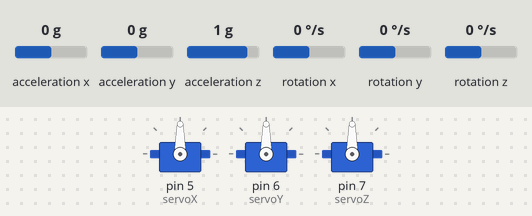
The program below on a simulated Arduino Micro, built with avr-gcc and run on an emulated ATmega32U4. Shown: 3 × servo. The test bench sets the inputs (shaded band); at power-on: rotation z 0 °/s, acceleration x 0 g, acceleration y 0 g, acceleration z 1 g, rotation x 0 °/s, rotation y 0 °/s. What the program prints to the serial monitor is not drawn.

Above: at 4.2 s.
4.3 s: rotation z set to -100 °/s
At 6.4 s:
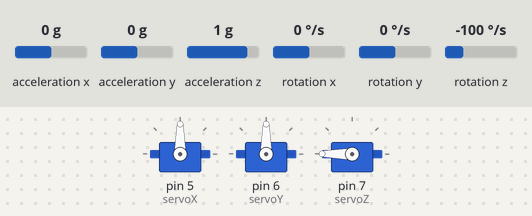
6.7 s: rotation z set to -192 °/s
9.7 s: acceleration x set to 0.8 g
At 9.95 s:
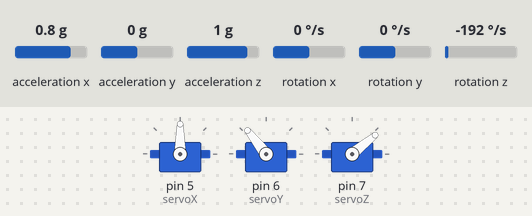
12.7 s: acceleration y set to -1.4 g
At 12.89 s:
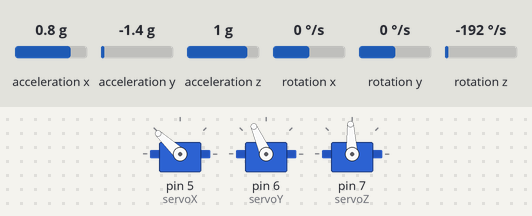
15.7 s: acceleration z set to -0.8 g
At 18.4 s:
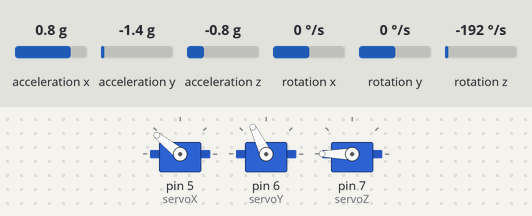
18.7 s: acceleration x set to -1.4 g
At 20.1 s:
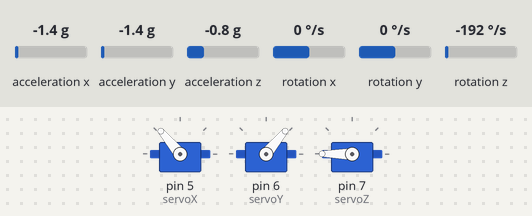
Timing chart, 0 to 21.2 s (numbered marks = the images above; inputs shaded):
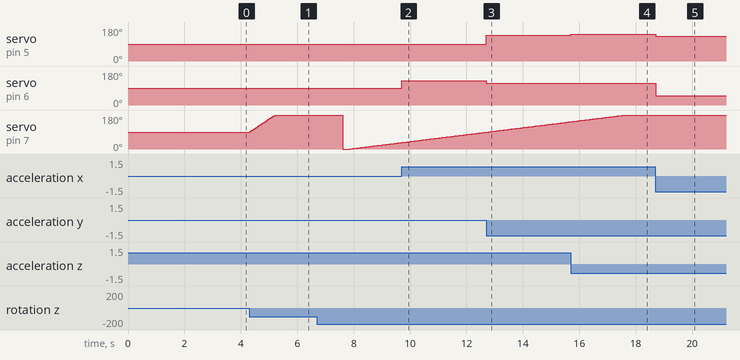

The program:

main.cpp
```cpp
#include <MPU6050_tockn.h>
#include <Wire.h>
#include <Servo.h>
Servo servoX, servoY, servoZ;
MPU6050 mpu6050(Wire);
//...

void setup() {
  Serial.begin(9600);
  Wire.begin();
  mpu6050.begin();
  mpu6050.calcGyroOffsets(true);

  servoX.attach(5);
  servoY.attach(6);
  servoZ.attach(7);

  servoX.write(0);
  servoY.write(0);
  servoZ.write(0);
}

void loop() {
  mpu6050.update();

  float valorSensorX = mpu6050.getAngleX();
  float valorSensorY = mpu6050.getAngleY();
  float valorSensorZ = mpu6050.getAngleZ();

  int valorServoX = map(valorSensorX,  -90, 90, 180, 0);
  int valorServoY = map(valorSensorY,  -90, 90, 180, 0);
  int valorServoZ = map(valorSensorZ,  -90, 90, 180, 0);

  servoX.write(valorServoX);
  servoY.write(valorServoY);
  servoZ.write(valorServoZ);
/*
  Serial.print("angulo X: ");
  Serial.print(valorSensorX);
  Serial.print("  \tangulo Y: ");
  Serial.print(valorSensorY);
  Serial.print("  \tangulo Z: ");
  Serial.println(valorSensorZ);
*/
///*
  Serial.print("Servo X: ");
  Serial.print(valorServoX);
  Serial.print("  \tServo Y: ");
  Serial.print(valorServoY);
  Serial.print("  \tServo Z: ");
  Serial.println(valorServoZ);
//*/

}
```

Measured:
- after the input at 4.3 s, servo on pin 7 (servoZ): moves from 90° to 180° over 0.90 s, starting at once
- after the input at 9.7 s, servo on pin 6 (servoY): 90° → 128° at once
- after the input at 12.7 s, servo on pin 5 (servoX): 90° → 137° at once; servo on pin 6 (servoY): 128° → 114° at once
- after the input at 15.7 s, servo on pin 5 (servoX): 137° → 141° at once; servo on pin 6 (servoY): 114° → 116° at once
- after the input at 18.7 s, servo on pin 5 (servoX): 141° → 130° at once; servo on pin 6 (servoY): 116° → 50° at once
